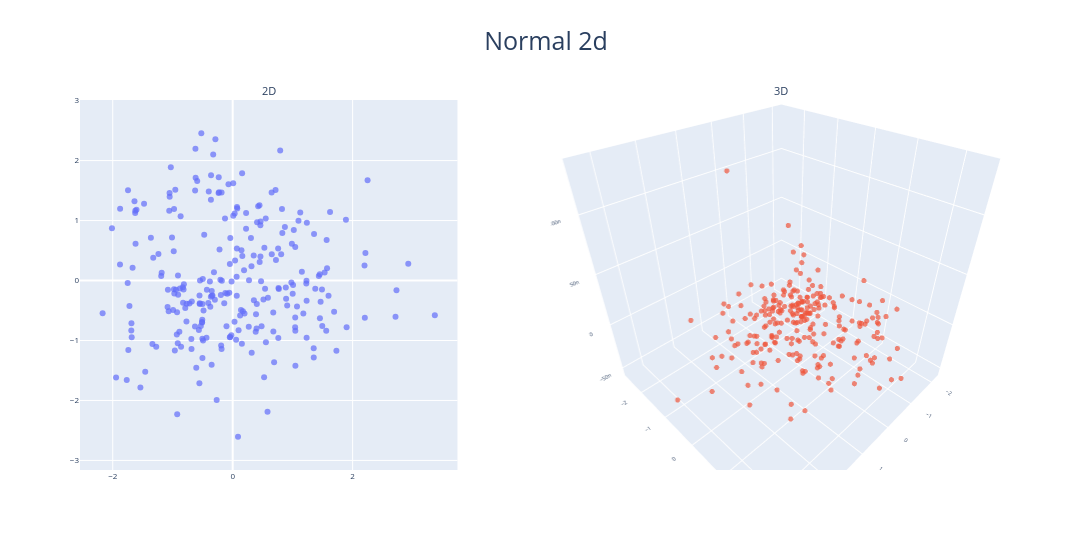

Write notebook code for a chart like this one.
### Markdown cell above
#### Normal 2d

### Code cell
sample = 'Normal 2d'
visualize_coordinates(
    coords_2d=coorditanates_dict[sample]['2d_coordinates'],
    coords_3d=coorditanates_dict[sample]['3d_coordinates'],
    title=sample,
)

### Figure 1 — Plotly figure (JSON) as saved in the notebook; plotly's stock layout.template omitted (floating-point values rounded to 4 significant figures; data arrays with more than 128 entries replaced by an {"elided": "..."} marker saying what was removed)
{"data": [{"marker": {"colorscale": [[0, "#440154"], [0.1111, "#482878"], [0.2222, "#3e4989"], [0.3333, "#31688e"], [0.4444, "#26828e"], [0.5556, "#1f9e89"], [0.6667, "#35b779"], [0.7778, "#6ece58"], [0.8889, "#b5de2b"], [1, "#fde725"]], "opacity": 0.7, "size": 6}, "mode": "markers", "type": "scatter", "x": {"elided": "250 float values"}, "xaxis": "x", "y": {"elided": "250 float values"}, "yaxis": "y"}, {"marker": {"colorscale": [[0, "#440154"], [0.1111, "#482878"], [0.2222, "#3e4989"], [0.3333, "#31688e"], [0.4444, "#26828e"], [0.5556, "#1f9e89"], [0.6667, "#35b779"], [0.7778, "#6ece58"], [0.8889, "#b5de2b"], [1, "#fde725"]], "opacity": 0.7, "size": 3}, "mode": "markers", "scene": "scene", "type": "scatter3d", "x": {"elided": "250 float values"}, "y": {"elided": "250 float values"}, "z": {"elided": "250 float values"}}], "layout": {"annotations": [{"font": {"size": 11}, "showarrow": false, "text": "2D", "x": 0.2025, "xanchor": "center", "xref": "paper", "y": 1, "yanchor": "bottom", "yref": "paper"}, {"font": {"size": 11}, "showarrow": false, "text": "3D", "x": 0.7525, "xanchor": "center", "xref": "paper", "y": 1, "yanchor": "bottom", "yref": "paper"}], "font": {"size": 9}, "height": 550, "scene": {"aspectmode": "auto", "aspectratio": {"x": 1, "y": 1, "z": 1}, "camera": {"eye": {"x": 1, "y": 1, "z": 1}}, "domain": {"x": [0.505, 1], "y": [0, 1]}, "xaxis": {"tickfont": {"size": 8}, "type": "linear"}, "yaxis": {"tickfont": {"size": 8}, "type": "linear"}, "zaxis": {"tickfont": {"size": 8}, "type": "linear"}}, "showlegend": false, "title": {"font": {"size": 25}, "text": "Normal 2d", "x": 0.5}, "width": 1100, "xaxis": {"anchor": "y", "autorange": true, "domain": [0, 0.405], "range": [-2.545, 3.747], "scaleanchor": "y", "scaleratio": 1, "tickfont": {"size": 8}, "type": "linear"}, "yaxis": {"anchor": "x", "autorange": true, "domain": [0, 1], "range": [-3.132, 2.983], "tickfont": {"size": 8}, "type": "linear"}}}
